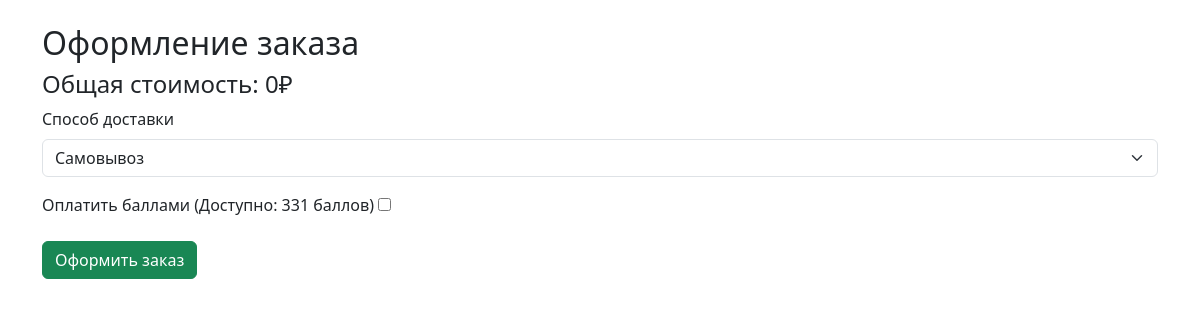
Page /user/cart/checkout.php (signed in) on the earlier database version.
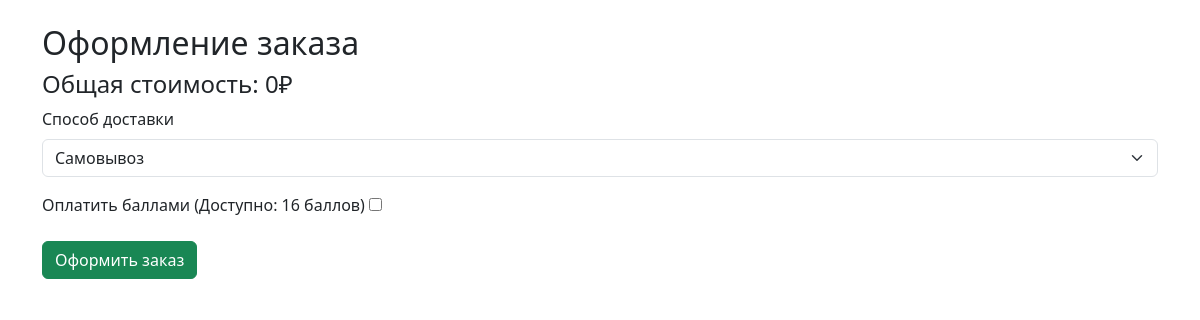
Same page on the later database version.
### tables this page shows
CREATE TABLE `users` (
  `User_id` int NOT NULL,
  `Email` varchar(50) NOT NULL,
  `Password_hash` varchar(255) NOT NULL,
  `Bonus_points` decimal(10,0) NOT NULL,
  `role` enum('admin','user') NOT NULL DEFAULT 'user',
  `contact_info` varchar(255) NOT NULL DEFAULT 'Данных нет.',
  `name` varchar(33) NOT NULL DEFAULT 'Данных нет.'
);

### user/cart/checkout.php (the view, shortened to what this page needs)
<?php
include '../../database/connectdb.php';
$userId = $_SESSION['user_id'];
$userQuery = "SELECT Bonus_points, contact_info FROM users WHERE User_id = ?";
$userStmt = $mysqli->prepare($userQuery);
$userStmt->bind_param("i", $userId);
$userStmt->execute();
$userResult = $userStmt->get_result();
$userData = $userResult->fetch_assoc();
$bonusPoints = $userData['Bonus_points'];
$totalPrice = 0;
?>
<!DOCTYPE html>
<html lang="ru">
<head>
    <link href="https://cdn.jsdelivr.net/npm/bootstrap@5.3.2/dist/css/bootstrap.min.css" rel="stylesheet">
</head>
<body>
<div class="container mt-4">
    <h2>Оформление заказа</h2>
    <h4>Общая стоимость: <?= $totalPrice ?>₽</h4>
    <form action="submit_order.php" method="post">
        <div class="mb-3">
            <label for="deliveryMethod" class="form-label">Способ доставки</label>
            <select id="deliveryMethod" name="deliveryMethod" class="form-select" onchange="toggleAddressField()">
                <option value="pickup">Самовывоз</option>
            </select>
        </div>
        <div class="mb-3">
            <label for="payPoints" class="form-label">Оплатить баллами (Доступно: <?= $bonusPoints ?> баллов)</label>
            <input type="checkbox" id="payPoints" name="payPoints">
        </div>
        <button type="submit" class="btn btn-success">Оформить заказ</button><br><br>
    </form>
</div>
</body>
</html>

Differences in the rows shown:
changed users: Bonus_points "331" → "16"
